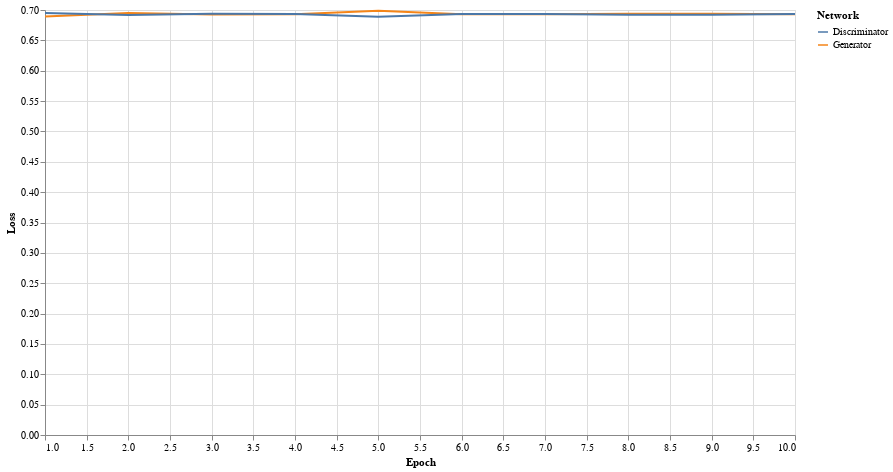

The notebook cell saved with this chart:
### Code cell
ch1

### Figure 1 — Vega-Lite specification as saved in the notebook (floating-point values rounded to 4 significant figures)
{"config": {"view": {"continuousWidth": 300, "continuousHeight": 300}}, "data": {"name": "data-a7944abc70a91e3176db1a7055e5f3a6"}, "mark": {"type": "line"}, "encoding": {"color": {"field": "Network", "type": "nominal"}, "x": {"field": "Epoch", "type": "quantitative"}, "y": {"field": "Loss", "type": "quantitative"}}, "height": 425, "transform": [{"fold": ["Generator", "Discriminator"], "as": ["Network", "Loss"]}], "width": 750, "$schema": "https://vega.github.io/schema/vega-lite/v5.15.1.json", "datasets": {"data-a7944abc70a91e3176db1a7055e5f3a6": [{"Generator": 0.6891, "Discriminator": 0.6952, "Epoch": 1}, {"Generator": 0.6949, "Discriminator": 0.6919, "Epoch": 2}, {"Generator": 0.6926, "Discriminator": 0.6937, "Epoch": 3}, {"Generator": 0.693, "Discriminator": 0.6935, "Epoch": 4}, {"Generator": 0.6989, "Discriminator": 0.6891, "Epoch": 5}, {"Generator": 0.693, "Discriminator": 0.6933, "Epoch": 6}, {"Generator": 0.693, "Discriminator": 0.6935, "Epoch": 7}, {"Generator": 0.6938, "Discriminator": 0.6922, "Epoch": 8}, {"Generator": 0.6938, "Discriminator": 0.6922, "Epoch": 9}, {"Generator": 0.6929, "Discriminator": 0.6935, "Epoch": 10}]}}
